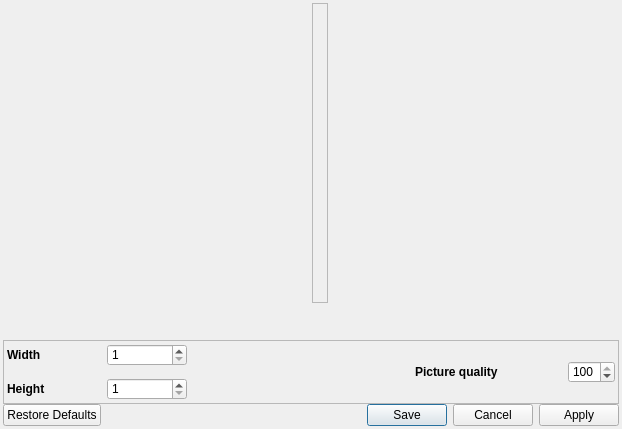
<?xml version="1.0" encoding="UTF-8"?>
<ui version="4.0">
 <class>SnapshotDialogData</class>
 <widget class="QDialog" name="SnapshotDialogData">
  <property name="geometry">
   <rect>
    <x>0</x>
    <y>0</y>
    <width>622</width>
    <height>429</height>
   </rect>
  </property>
  <property name="windowTitle">
   <string>Save snapshot</string>
  </property>
  <property name="windowIcon">
   <iconset resource="../resources/TalipotGUIResource.qrc">
    <normaloff>:/talipot/gui/icons/talipot.ico</normaloff>:/talipot/gui/icons/talipot.ico</iconset>
  </property>
  <layout class="QVBoxLayout" name="verticalLayout">
   <property name="spacing">
    <number>0</number>
   </property>
   <property name="margin">
    <number>3</number>
   </property>
   <item>
    <widget class="QFrame" name="snapshotWidget">
     <property name="sizePolicy">
      <sizepolicy hsizetype="Preferred" vsizetype="Expanding">
       <horstretch>0</horstretch>
       <verstretch>0</verstretch>
      </sizepolicy>
     </property>
     <property name="minimumSize">
      <size>
       <width>0</width>
       <height>300</height>
      </size>
     </property>
     <property name="maximumSize">
      <size>
       <width>16777215</width>
       <height>16777215</height>
      </size>
     </property>
     <widget class="QLabel" name="snapshotLabel">
      <property name="geometry">
       <rect>
        <x>309</x>
        <y>0</y>
        <width>16</width>
        <height>300</height>
       </rect>
      </property>
      <property name="sizePolicy">
       <sizepolicy hsizetype="Preferred" vsizetype="MinimumExpanding">
        <horstretch>0</horstretch>
        <verstretch>0</verstretch>
       </sizepolicy>
      </property>
      <property name="minimumSize">
       <size>
        <width>0</width>
        <height>300</height>
       </size>
      </property>
      <property name="maximumSize">
       <size>
        <width>16777215</width>
        <height>16777215</height>
       </size>
      </property>
      <property name="frameShape">
       <enum>QFrame::StyledPanel</enum>
      </property>
      <property name="text">
       <string/>
      </property>
      <property name="scaledContents">
       <bool>true</bool>
      </property>
      <property name="alignment">
       <set>Qt::AlignCenter</set>
      </property>
     </widget>
    </widget>
   </item>
   <item>
    <widget class="QFrame" name="frame">
     <property name="sizePolicy">
      <sizepolicy hsizetype="Preferred" vsizetype="Minimum">
       <horstretch>0</horstretch>
       <verstretch>0</verstretch>
      </sizepolicy>
     </property>
     <property name="styleSheet">
      <string notr="true">QLabel {
font: bold;
}</string>
     </property>
     <property name="frameShape">
      <enum>QFrame::StyledPanel</enum>
     </property>
     <layout class="QHBoxLayout" name="horizontalLayout_3">
      <property name="spacing">
       <number>3</number>
      </property>
      <property name="margin">
       <number>3</number>
      </property>
      <item>
       <layout class="QHBoxLayout" name="horizontalLayout_2">
        <property name="spacing">
         <number>0</number>
        </property>
        <item>
         <widget class="QFrame" name="formFrame_2">
          <property name="sizePolicy">
           <sizepolicy hsizetype="Preferred" vsizetype="Preferred">
            <horstretch>0</horstretch>
            <verstretch>0</verstretch>
           </sizepolicy>
          </property>
          <layout class="QHBoxLayout" name="horizontalLayout_5">
           <property name="spacing">
            <number>0</number>
           </property>
           <property name="margin">
            <number>0</number>
           </property>
           <item>
            <layout class="QVBoxLayout" name="verticalLayout_2">
             <property name="spacing">
              <number>12</number>
             </property>
             <item>
              <widget class="QLabel" name="label">
               <property name="sizePolicy">
                <sizepolicy hsizetype="Preferred" vsizetype="Preferred">
                 <horstretch>0</horstretch>
                 <verstretch>0</verstretch>
                </sizepolicy>
               </property>
               <property name="minimumSize">
                <size>
                 <width>100</width>
                 <height>0</height>
                </size>
               </property>
               <property name="text">
                <string>Width</string>
               </property>
              </widget>
             </item>
             <item>
              <widget class="QLabel" name="label_2">
               <property name="sizePolicy">
                <sizepolicy hsizetype="Preferred" vsizetype="Preferred">
                 <horstretch>0</horstretch>
                 <verstretch>0</verstretch>
                </sizepolicy>
               </property>
               <property name="minimumSize">
                <size>
                 <width>100</width>
                 <height>0</height>
                </size>
               </property>
               <property name="text">
                <string>Height</string>
               </property>
              </widget>
             </item>
            </layout>
           </item>
           <item>
            <layout class="QVBoxLayout" name="verticalLayout_3">
             <property name="spacing">
              <number>12</number>
             </property>
             <item>
              <widget class="QSpinBox" name="widthSpinBox">
               <property name="sizePolicy">
                <sizepolicy hsizetype="Minimum" vsizetype="Fixed">
                 <horstretch>0</horstretch>
                 <verstretch>0</verstretch>
                </sizepolicy>
               </property>
               <property name="minimumSize">
                <size>
                 <width>80</width>
                 <height>0</height>
                </size>
               </property>
               <property name="minimum">
                <number>1</number>
               </property>
               <property name="maximum">
                <number>8192</number>
               </property>
              </widget>
             </item>
             <item>
              <widget class="QSpinBox" name="heightSpinBox">
               <property name="sizePolicy">
                <sizepolicy hsizetype="Minimum" vsizetype="Fixed">
                 <horstretch>0</horstretch>
                 <verstretch>0</verstretch>
                </sizepolicy>
               </property>
               <property name="minimumSize">
                <size>
                 <width>80</width>
                 <height>0</height>
                </size>
               </property>
               <property name="minimum">
                <number>1</number>
               </property>
               <property name="maximum">
                <number>8192</number>
               </property>
              </widget>
             </item>
            </layout>
           </item>
           <item>
            <spacer name="horizontalSpacer">
             <property name="orientation">
              <enum>Qt::Horizontal</enum>
             </property>
             <property name="sizeHint" stdset="0">
              <size>
               <width>40</width>
               <height>20</height>
              </size>
             </property>
            </spacer>
           </item>
          </layout>
         </widget>
        </item>
       </layout>
      </item>
      <item>
       <layout class="QHBoxLayout" name="horizontalLayout">
        <item>
         <widget class="QLabel" name="label_3">
          <property name="sizePolicy">
           <sizepolicy hsizetype="Preferred" vsizetype="Minimum">
            <horstretch>0</horstretch>
            <verstretch>0</verstretch>
           </sizepolicy>
          </property>
          <property name="minimumSize">
           <size>
            <width>150</width>
            <height>0</height>
           </size>
          </property>
          <property name="font">
           <font>
            <weight>75</weight>
            <bold>true</bold>
           </font>
          </property>
          <property name="toolTip">
           <string>&lt;html&gt;&lt;head/&gt;&lt;body&gt;&lt;p&gt;Use by some file format (jpg for instance) when saving a file.&lt;/p&gt;&lt;/body&gt;&lt;/html&gt;</string>
          </property>
          <property name="text">
           <string>Picture quality</string>
          </property>
         </widget>
        </item>
        <item>
         <widget class="QSpinBox" name="qualitySpinBox">
          <property name="sizePolicy">
           <sizepolicy hsizetype="Preferred" vsizetype="Fixed">
            <horstretch>0</horstretch>
            <verstretch>0</verstretch>
           </sizepolicy>
          </property>
          <property name="maximumSize">
           <size>
            <width>300</width>
            <height>16777215</height>
           </size>
          </property>
          <property name="minimum">
           <number>1</number>
          </property>
          <property name="maximum">
           <number>100</number>
          </property>
          <property name="value">
           <number>100</number>
          </property>
         </widget>
        </item>
       </layout>
      </item>
     </layout>
    </widget>
   </item>
   <item>
    <widget class="QDialogButtonBox" name="buttonBox">
     <property name="standardButtons">
      <set>QDialogButtonBox::Apply|QDialogButtonBox::Cancel|QDialogButtonBox::RestoreDefaults|QDialogButtonBox::Save</set>
     </property>
    </widget>
   </item>
  </layout>
 </widget>
 <resources>
  <include location="../resources/TalipotGUIResource.qrc"/>
 </resources>
 <connections>
  <connection>
   <sender>buttonBox</sender>
   <signal>accepted()</signal>
   <receiver>SnapshotDialogData</receiver>
   <slot>accept()</slot>
   <hints>
    <hint type="sourcelabel">
     <x>360</x>
     <y>513</y>
    </hint>
    <hint type="destinationlabel">
     <x>363</x>
     <y>266</y>
    </hint>
   </hints>
  </connection>
  <connection>
   <sender>buttonBox</sender>
   <signal>rejected()</signal>
   <receiver>SnapshotDialogData</receiver>
   <slot>reject()</slot>
   <hints>
    <hint type="sourcelabel">
     <x>360</x>
     <y>513</y>
    </hint>
    <hint type="destinationlabel">
     <x>363</x>
     <y>266</y>
    </hint>
   </hints>
  </connection>
 </connections>
</ui>
